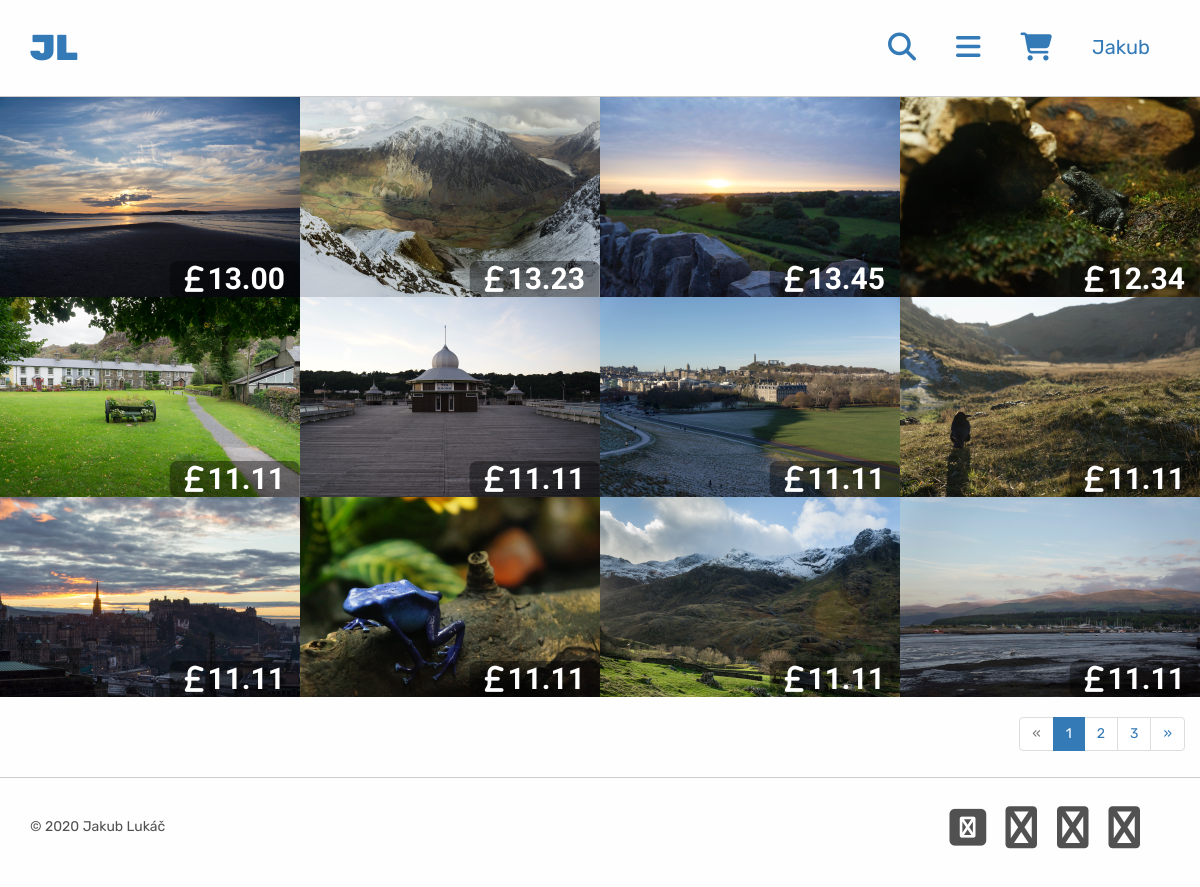
Screenshot of / (signed in) with the database file from the repository.
### tables this page shows
CREATE TABLE users (
  user_id     INT UNSIGNED      NOT NULL  AUTO_INCREMENT,
  email       VARCHAR(40)       NOT NULL  UNIQUE,
  password    CHAR(40)          NOT NULL,
  forename    VARCHAR(20)       NOT NULL,
  surname     VARCHAR(20)       NOT NULL,

  PRIMARY KEY (user_id, email)
);

CREATE TABLE products (
  product_id  INT UNSIGNED      NOT NULL  AUTO_INCREMENT,
  price       DECIMAL(10,2)     NOT NULL,
  image_url   VARCHAR(40)       NOT NULL,
  title       TINYTEXT          NOT NULL,
  description TEXT,

  PRIMARY KEY (product_id)
);

### includes/application_top.php (called while the page is built, shortened)
<?php
require_once 'configure.php';
require_once 'classes/DBECommerce.class.php';
$db = new DBECommerce(
  $config['database']['host'],
  $config['database']['user'],
  $config['database']['password'],
  $config['database']['db_name']
);
if(isset($_SESSION['user_id'])) {
  $user = $db->get_user($_SESSION['user_id']);
  $user_home = 'account.php';
  $user_name = $user['forename'];
}
?>

### includes/classes/DBECommerce.class.php (called while the page is built, shortened)
<?php
class DBECommerce extends mysqli
{
  public function get_user($user_id) {
    $query_string = 'SELECT user_id, email, forename, surname FROM users WHERE user_id = ? LIMIT 1';
    $stmt = $this->prepare($query_string);
    if ($stmt->bind_param('d', $user_id)) {
      $stmt->execute();
      if ($result = $this->get_result($stmt)) {
        $user = $result[0];
        return $user ? $user : array();
      }
    }
    return array();
  }
  public function get_products_on_page($page, $products_on_page) {
    $query_string = 'SELECT product_id, image_url, price FROM products LIMIT ? OFFSET ?';
    $stmt = $this->prepare($query_string);
    $offset = ($page - 1) * $products_on_page;
    if ($stmt->bind_param('dd', $products_on_page, $offset)) {
      $stmt->execute();
      if ($results = $this->get_result($stmt)) {
        return $results;
      }
    }
    return false;
  }
  public function products_count() {
    $query_string = 'SELECT COUNT(product_id) FROM products;';
    $result = $this->query($query_string);
    if($result !== false) {
      $count = $result->fetch_row();
      return $count[0];
    }
    return 0;
  }
  public function page_count($products_on_page) {
    return ceil($this->products_count() / $products_on_page);
  }
  private function get_result($stmt) {
    $RESULT = array();
    $stmt->store_result();
    for ($i = 0; $i < $stmt->num_rows; $i++ ) {
      $metadata = $stmt->result_metadata();
      $params = array();
      while ( $Field = $metadata->fetch_field() ) {
        $params[] = &$RESULT[ $i ][ $Field->name ];
      }
      call_user_func_array( array( $stmt, 'bind_result' ), $params );
      $stmt->fetch();
    }
    return $RESULT;
  }
}
?>

### index.php (the view, shortened to what this page needs)
<?php
require_once 'includes/application_top.php';
$page = 1;
$total_pages = $db->page_count(PRODUCTS_ON_PAGE);
$products = $db->get_products_on_page($page, PRODUCTS_ON_PAGE);
require_once 'includes/site_header.php';
?>
<section class="container-fluid">
  <?php
  for ($i_row = 0; $i_row < floor(PRODUCTS_ON_PAGE / PRODUCTS_IN_ROW); ++$i_row) {
    echo '<div class="row">';
    for ($i_col = 0; $i_col < PRODUCTS_IN_ROW; ++$i_col) {
      $product = $products[PRODUCTS_IN_ROW*$i_row + $i_col];
      echo '<div class="' . PRODUCTS_GRID_CLASS . ' product">';
        echo '<a href="product.php?productid=' . $product['product_id'] . '">';
          echo '<img src="' . $product['image_url'] . '" class="img-responsive">';
          echo '<span class="label label-default product-price product-price-on-image"><i class="fa fa-gbp" style="padding: 0 4px 0 0"></i>' . $product['price'] . '</span>';
        echo '</a>';
      echo '</div>';
    }
    echo '</div>';
  }
  ?>
  <div class="row">
    <div class="col-xs-12">
      <nav class="pull-right" aria-label="Page navigation">
        <ul class="pagination">
          <li <?php if($page <= 1) echo 'class="disabled"'; ?>>
            <a <?php if($page > 1) echo 'href="?page=' . ($page - 1) . '"'; ?> aria-label="Previous">
              <span aria-hidden="true">&laquo;</span>
            </a>
          </li>
          <?php
          for ($i = 1; $i <= $total_pages; ++$i) {
            echo '<li ' . (($i == $page) ? 'class="active"' : '') . '>';
            echo '<a href="?page=' . $i . '">' . $i . '</a>';
            echo '</li>';
          }
          ?>
          <li <?php if($page >= $total_pages) echo 'class="disabled"'; ?>>
            <a <?php if($page < $total_pages) echo 'href="?page=' . ($page + 1) . '"'; ?> aria-label="Next">
              <span aria-hidden="true">&raquo;</span>
            </a>
          </li>
        </ul>
      </nav>
    </div>
  </div>
</section>
<?php
require_once 'includes/site_footer.php';
?>

### includes/site_header.php (shortened to what this page needs)
<?php
require_once 'application_top.php';
?>
<!DOCTYPE html>
<html>
  <link rel="stylesheet" href="https://use.fontawesome.com/4ea11a27f8.css">
  <link rel="stylesheet" href="https://maxcdn.bootstrapcdn.com/bootstrap/3.3.7/css/bootstrap.min.css">
  <link rel="stylesheet" href="css/paymentfont.min.css">
  <link rel="stylesheet" href="css/main.css">
  <body>
    <header class="container-fluid">
      <section class="container">
        <div class="row">
          <h1 class="col-xs-4"><a href="index.php">JL</a></h1>
          <nav class="col-xs-8">
            <p><a href="#"><i class="fa fa-search fa-2x" aria-hidden="true"></i></a></p>
            <p><a href="#"><i class="fa fa-bars fa-2x" aria-hidden="true"></i></a></p>
            <p><a href="basket.php">
                <i class="fa fa-shopping-cart fa-2x" aria-hidden="true"></i>
                <span class="badge badge-corner"><?php if ($basket->items_count()) echo $basket->items_count(); ?></span></a>
            </p>
            <p><a href="<?php echo $user_home; ?>" class="text no-underline"><?php echo $user_name; ?></a></p>
          </nav>
        </div>
      </section>
    </header>

### includes/site_footer.php
    <footer class="container-fluid">
      <section class="container">
        <div class="row">
          <p class="col-xs-4">&copy; <?php echo date("Y"); ?> Jakub Lukáč</p>
          <ul class="col-xs-8">
            <li>
            <span class="fa-stack fa-3x">
              <i class="fa fa-square fa-stack-2x"></i>
              <i class="fa fa-500px fa-stack-1x fa-inverse"></i>
            </span>
            </li>
            <li><i class="fa fa-twitter-square fa-3x" aria-hidden="true"></i></li>
            <li><i class="fa fa-facebook-square fa-3x" aria-hidden="true"></i></li>
            <li><i class="fa fa-github-square fa-3x" aria-hidden="true"></i></li>
            <li><i class="fa fa-linkedin-square fa-3x" aria-hidden="true"></i></li>
          </ul>
        </div>
      </section>
    </footer>
  </body>
</html>

### css/main.css (style rules this page uses)
html, body { height: 100%; min-height: 100%; background: #FEFEFE; font-family: 'Rubik', sans-serif; font-weight: 400; color: #101010; }
header { padding: 2em; border-bottom: 1px solid #cccccc; }
header .row, footer .row { display: flex; align-items: center; }
header h1 { font-weight: 900; margin: 0; }
header nav, footer ul { display: flex; justify-content: flex-end; }
header nav p { padding: 0 20px; margin: 0; }
header nav .text { font-size: 2rem; }
footer { padding: 2em; font-size: 14px; color: #515151; border-top: 1px solid #cccccc; }
footer ul { list-style: none; }
footer li { padding: 0 10px; margin: 0; }
span.fa-stack.fa-3x { font-size:1.50em; width: 36px; }
.product { float: left; padding: 0; }
.product-price { font-family: 'Roboto', sans-serif; font-weight: 700; }
.product-price-on-image { font-size: 3rem; background: rgba(0, 0, 0, 0.4); border-bottom-right-radius: 0; display: inline-flex; align-items: center; margin: 0; padding: 3px 15px; position: absolute; top: 100%; left: 100%; transform: translate(-100%, -100%); }

### rows the page displays
users: forename "Jakub"
products: image_url (picture), price "13.00"
products: image_url (picture), price "13.23"
products: image_url (picture), price "13.45"
products: image_url (picture), price "12.34"
products: image_url (picture), price "11.11"
products: image_url (picture), price "11.11"
products: image_url (picture), price "11.11"
products: image_url (picture), price "11.11"
products: image_url (picture), price "11.11"
products: image_url (picture), price "11.11"
products: image_url (picture), price "11.11"
products: image_url (picture), price "11.11"
